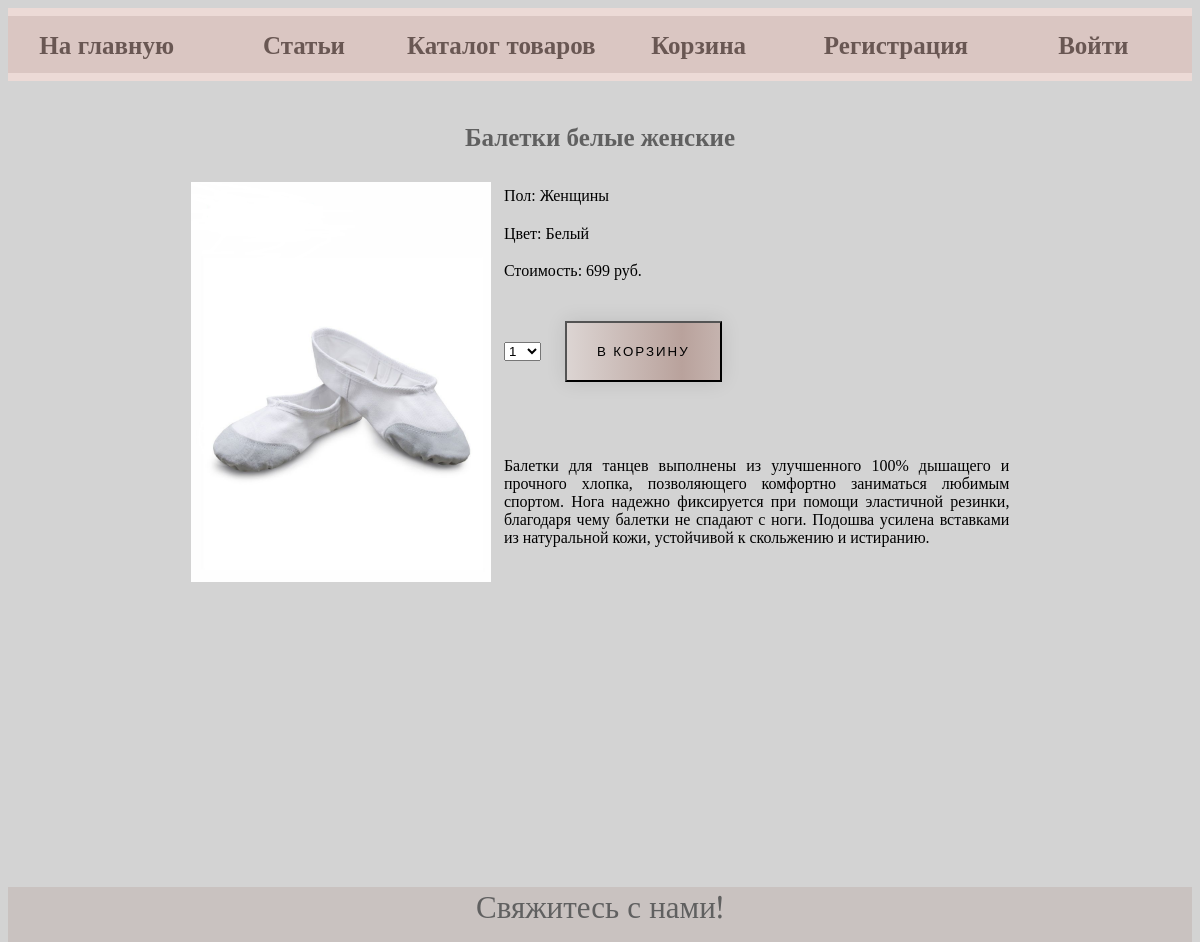
Page /welcome-dance-shop/goods/baletki-belye/ on the committed database.
### goods/models.py (models this page shows, shortened)
class Goods(models.Model):
    title = models.CharField(verbose_name='Наименование', max_length=255)
    content = models.TextField(verbose_name='Описание', blank=True)
    photo = models.ImageField(verbose_name='Фото', upload_to='WelcomeDanceShop photos/goods', blank=True)
    size = models.PositiveSmallIntegerField(verbose_name='Размер')
    label = models.CharField(verbose_name='Фирма', max_length=150)
    price = models.PositiveSmallIntegerField(verbose_name='Цена', )
    color = models.CharField(verbose_name='Цвет', max_length=100)
    category = models.CharField(verbose_name='Предназначено', max_length=255)
    rubric = models.ForeignKey(Rubric, on_delete=models.PROTECT, null=True, verbose_name='Рубрика')
    gender = models.ForeignKey(Gender, on_delete=models.PROTECT, null=True, verbose_name='Пол')
    slug = models.SlugField(max_length=255, unique=True, db_index=True, verbose_name="URL")
    quantity = models.PositiveSmallIntegerField(default=10, verbose_name='Количество')
    available = models.BooleanField(default=True, verbose_name='В наличии')
    '''возможно, выше надо заменить args на args=[self.slug]'''
    class Meta:
        verbose_name_plural = "Товары"
        verbose_name = 'товары'
        ordering = ['-rubric']

class Gender(models.Model):
    gender = models.CharField(verbose_name='Пол', max_length=255, db_index=True)
    def __str__(self):
        return self.gender
    class Meta:
        verbose_name_plural = "Пол"
        verbose_name = 'пол'

### goods/views.py (the view)
# urls.py: path('<slug:good_slug>/', show_good, name='good'),
def show_good(request, good_slug):
    good = get_object_or_404(Goods, slug=good_slug)
    cart_product_form = CartAddProductForm()
    context = {'good': good, 'title': good.title, 'id': good.id, 'cart_product_form': cart_product_form}
    return render(request, 'goods/good.html', context=context)

### cart/forms.py
class CartAddProductForm(forms.Form):
    quantity = forms.TypedChoiceField(choices=PRODUCT_QUANTITY_CHOICES, coerce=int, label='Количество')
    override = forms.BooleanField(required=False,
                                  initial=False,
                                  widget=forms.HiddenInput)

### cart/cart.py (called while the page is built)
def cart(request):
    return {'cart': Cart(request)}

    def __len__(self):
        return sum(item['quantity'] for item in self.cart.values())

### goods/templates/goods/good.html (shortened to what this page needs)
{% extends 'main/base.html' %}
{%block content%}
<br>
<h3 align="center">{{good.title}}</h3>
<table cellpadding=5 cellspacing=0 width=70% align="center">
    <tbody>
    <tr><td width=300 rowspan=6>
{%if good.photo%}
<img src="{{good.photo.url}}" width=300 height=400 alt="Фото товара">
        {% else %} <p>Нет фото</p>
{%endif%}
    </td></tr>
 <tr><td width=500>Пол: {{good.gender}} </td></tr>
 <tr><td>Цвет: {{good.color}} </td></tr>
 <tr><td>Стоимость: {{ good.price }} руб. </td></tr>
 <tr><td>{% if good.quantity < 1 %}
Товар отсутствует
 {% else %}
<form action='{% url "cart:cart_add" good.id %}' method="post">
    {{ cart_product_form.quantity }}
    <input type="submit" value="В корзину" class="button-1">
        {% csrf_token %}</form>
{% endif %} </td></tr>
 <tr align="justify"><td>{{good.content|linebreaks}} </td></tr>
    </tbody>
</table>
{%endblock%}

### main/static/main/css/styles.css (style rules this page uses)
html, body { height: 100%; }
h3 { font-size:25px; color: #606060; }
.button-1 { text-decoration: none; display: inline-block; color: black; padding: 20px 30px; margin: 10px 20px ; margin-right: auto; font-family: 'Lora', sans-serif; text-transform: uppercase; letter-spacing: 2px; background-image: linear-gradient(to right, rgba(177, 152, 145, .3) 0%, #b9a29c, rgba(177, 152, 145, .3) 100%); background-size: 150% auto; box-shadow: 0 0 20px rgba(0, 0, 0, .1); transition: .5s; cursor: pointer; }

### rows in the picture
Goods: title "Балетки белые женские", photo (picture), gender "Женщины", color "Белый", price "699", content "Балетки для танцев выполнены из улучшенного 100% дышащего и прочного хлопка, позволяющего комфортно заниматься любимым спортом. Нога надежно фиксируется при помощи эластичной резинки, благодаря чему балетки не спадают с ноги. Подошва усилена вставками из натуральной кожи, устойчивой к скольжению и истиранию."
